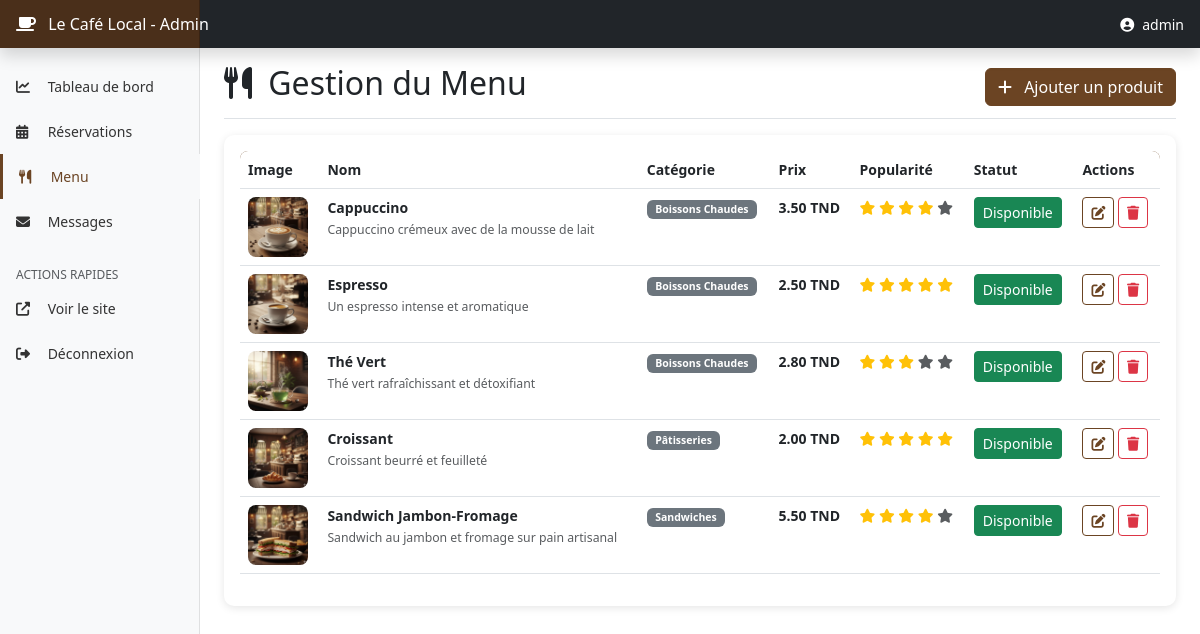
The page /php/admin/menu_management.php (signed in) on the database its author committed.
### tables this page shows
CREATE TABLE IF NOT EXISTS products (
    id INT AUTO_INCREMENT PRIMARY KEY,
    name VARCHAR(100) NOT NULL,
    category ENUM('boissons-chaudes', 'patisseries', 'sandwiches') NOT NULL,
    price DECIMAL(10, 2) NOT NULL,
    image VARCHAR(255) NOT NULL,
    description TEXT NOT NULL,
    full_description TEXT NOT NULL,
    popularity INT DEFAULT 1,
    available BOOLEAN DEFAULT TRUE,
    created_at TIMESTAMP DEFAULT CURRENT_TIMESTAMP,
    updated_at TIMESTAMP DEFAULT CURRENT_TIMESTAMP ON UPDATE CURRENT_TIMESTAMP
);

### php/admin/auth_check.php (called while the page is built, shortened)
<?php
$adminUsername = $_SESSION['admin_username'] ?? 'Admin';
?>

### php/admin/menu_management.php (the view, shortened to what this page needs)
<?php
require_once 'auth_check.php';
$conn = getDBConnection();
$products = $conn->query("SELECT * FROM products ORDER BY category, name")->fetchAll();
?>
<!DOCTYPE html>
<html lang="fr">
<head>
    <link href="https://cdn.jsdelivr.net/npm/bootstrap@5.3.0/dist/css/bootstrap.min.css" rel="stylesheet">
    <link rel="stylesheet" href="https://cdnjs.cloudflare.com/ajax/libs/font-awesome/6.4.0/css/all.min.css">
    <link rel="stylesheet" href="admin-style.css">
</head>
<body>
    <?php include 'navbar.php'; ?>
    <div class="container-fluid">
        <div class="row">
            <?php include 'sidebar.php'; ?>
            <main class="col-md-9 ms-sm-auto col-lg-10 px-md-4">
                <div class="d-flex justify-content-between flex-wrap flex-md-nowrap align-items-center pt-3 pb-2 mb-3 border-bottom">
                    <h1 class="h2"><i class="fas fa-utensils me-2"></i> Gestion du Menu</h1>
                    <button class="btn btn-primary" data-bs-toggle="modal" data-bs-target="#productModal" onclick="resetForm()">
                        <i class="fas fa-plus me-2"></i> Ajouter un produit
                    </button>
                </div>
                <div class="card">
                    <div class="card-body">
                        <div class="table-responsive">
                            <table class="table table-hover">
                                <thead>
                                    <tr>
                                        <th>Image</th>
                                        <th>Nom</th>
                                        <th>Catégorie</th>
                                        <th>Prix</th>
                                        <th>Popularité</th>
                                        <th>Statut</th>
                                        <th>Actions</th>
                                    </tr>
                                </thead>
                                <tbody>
                                    <?php foreach ($products as $product): ?>
                                        <tr>
                                            <td>
                                                <img src="../../<?= htmlspecialchars($product['image']) ?>"
                                                     alt="<?= htmlspecialchars($product['name']) ?>"
                                                     class="product-thumbnail">
                                            </td>
                                            <td>
                                                <strong><?= htmlspecialchars($product['name']) ?></strong><br>
                                                <small class="text-muted"><?= htmlspecialchars($product['description']) ?></small>
                                            </td>
                                            <td>
                                                <?php
                                                $categoryLabels = [
                                                    'boissons-chaudes' => 'Boissons Chaudes',
                                                    'patisseries' => 'Pâtisseries',
                                                    'sandwiches' => 'Sandwiches'
                                                ];
                                                ?>
                                                <span class="badge bg-secondary"><?= $categoryLabels[$product['category']] ?></span>
                                            </td>
                                            <td><strong><?= number_format($product['price'], 2) ?> TND</strong></td>
                                            <td>
                                                <?php for ($i = 0; $i < 5; $i++): ?>
                                                    <i class="fas fa-star <?= $i < $product['popularity'] ? 'text-warning' : 'text-muted' ?>"></i>
                                                <?php endfor; ?>
                                            </td>
                                            <td>
                                                <form method="POST" style="display:inline;">
                                                    <button type="submit" class="btn btn-sm btn-<?= $product['available'] ? 'success' : 'secondary' ?>">
                                                        <?= $product['available'] ? 'Disponible' : 'Indisponible' ?>
                                                    </button>
                                                </form>
                                            </td>
                                            <td>
                                                <button class="btn btn-sm btn-outline-primary" onclick="editProduct(<?= htmlspecialchars(json_encode($product)) ?>)">
                                                    <i class="fas fa-edit"></i>
                                                </button>
                                                <form method="POST" style="display:inline;" onsubmit="return confirm('Êtes-vous sûr de vouloir supprimer ce produit?')">
                                                    <button type="submit" class="btn btn-sm btn-outline-danger">
                                                        <i class="fas fa-trash"></i>
                                                    </button>
                                                </form>
                                            </td>
                                        </tr>
                                    <?php endforeach; ?>
                                </tbody>
                            </table>
                        </div>
                    </div>
                </div>
            </main>
        </div>
    </div>
</body>
</html>

### php/admin/navbar.php (shortened to what this page needs)
<nav class="navbar navbar-dark sticky-top bg-dark flex-md-nowrap p-0 shadow">
    <a class="navbar-brand col-md-3 col-lg-2 me-0 px-3" href="dashboard.php">
        <i class="fas fa-coffee me-2"></i> Le Café Local - Admin
    </a>
    <div class="navbar-nav">
        <div class="nav-item text-nowrap">
            <span class="nav-link px-3 text-white">
                <i class="fas fa-user-circle me-2"></i><?= htmlspecialchars($adminUsername) ?>
            </span>
        </div>
    </div>
</nav>

### php/admin/sidebar.php
<nav id="sidebar" class="col-md-3 col-lg-2 d-md-block bg-light sidebar collapse">
    <div class="position-sticky pt-3">
        <ul class="nav flex-column">
            <li class="nav-item">
                <a class="nav-link <?= basename($_SERVER['PHP_SELF']) == 'dashboard.php' ? 'active' : '' ?>" href="dashboard.php">
                    <i class="fas fa-chart-line me-2"></i> Tableau de bord
                </a>
            </li>
            <li class="nav-item">
                <a class="nav-link <?= basename($_SERVER['PHP_SELF']) == 'reservations.php' ? 'active' : '' ?>" href="reservations.php">
                    <i class="fas fa-calendar-alt me-2"></i> Réservations
                </a>
            </li>
            <li class="nav-item">
                <a class="nav-link <?= basename($_SERVER['PHP_SELF']) == 'menu_management.php' ? 'active' : '' ?>" href="menu_management.php">
                    <i class="fas fa-utensils me-2"></i> Menu
                </a>
            </li>
            <li class="nav-item">
                <a class="nav-link <?= basename($_SERVER['PHP_SELF']) == 'contacts.php' ? 'active' : '' ?>" href="contacts.php">
                    <i class="fas fa-envelope me-2"></i> Messages
                </a>
            </li>
        </ul>
        <h6 class="sidebar-heading d-flex justify-content-between align-items-center px-3 mt-4 mb-1 text-muted">
            <span>Actions rapides</span>
        </h6>
        <ul class="nav flex-column mb-2">
            <li class="nav-item">
                <a class="nav-link" href="../../index.html" target="_blank">
                    <i class="fas fa-external-link-alt me-2"></i> Voir le site
                </a>
            </li>
            <li class="nav-item">
                <a class="nav-link" href="logout.php">
                    <i class="fas fa-sign-out-alt me-2"></i> Déconnexion
                </a>
            </li>
        </ul>
    </div>
</nav>

### php/admin/admin-style.css (style rules this page uses)
:root { --primary-color: #6B4423; --primary-dark: #4A2F1A; --primary-light: #8B5A3C; }
body { font-size: .875rem; }
.sidebar { position: fixed; top: 0; bottom: 0; left: 0; z-index: 100; padding: 48px 0 0; box-shadow: inset -1px 0 0 rgba(0, 0, 0, .1); }
.sidebar-heading { font-size: .75rem; text-transform: uppercase; }
.sidebar .nav-link { font-weight: 500; color: #333; padding: 0.75rem 1rem; transition: all 0.3s; }
.sidebar .nav-link.active { color: var(--primary-color); background-color: #f8f9fa; border-left: 3px solid var(--primary-color); }
.sidebar .nav-link i { width: 20px; }
.navbar-brand { padding-top: .75rem; padding-bottom: .75rem; font-size: 1rem; background-color: var(--primary-dark); box-shadow: inset -1px 0 0 rgba(0, 0, 0, .25); }
.table-responsive { border-radius: 8px; }
.table thead { background-color: var(--primary-color); color: white; }
.table tbody tr { transition: all 0.2s; }
.card { border: none; border-radius: 10px; box-shadow: 0 2px 8px rgba(0,0,0,0.1); }
.btn-primary { background-color: var(--primary-color); border-color: var(--primary-color); }
.btn-outline-primary { color: var(--primary-color); border-color: var(--primary-color); }
.badge { padding: 0.4em 0.8em; font-weight: 600; }
.product-thumbnail { width: 60px; height: 60px; object-fit: cover; border-radius: 8px; }

### rows shown on the page
products: image (picture), name "Cappuccino", description "Cappuccino crémeux avec de la mousse de lait", category "Boissons Chaudes", price "3.50", popularity 4 (drawn), available "Disponible"
products: image (picture), name "Espresso", description "Un espresso intense et aromatique", category "Boissons Chaudes", price "2.50", popularity 5 (drawn), available "Disponible"
products: image (picture), name "Thé Vert", description "Thé vert rafraîchissant et détoxifiant", category "Boissons Chaudes", price "2.80", popularity 3 (drawn), available "Disponible"
products: image (picture), name "Croissant", description "Croissant beurré et feuilleté", category "Pâtisseries", price "2.00", popularity 5 (drawn), available "Disponible"
products: image (picture), name "Sandwich Jambon-Fromage", description "Sandwich au jambon et fromage sur pain artisanal", category "Sandwiches", price "5.50", popularity 4 (drawn), available "Disponible"

### other values the page prints
$adminUsername "admin"
